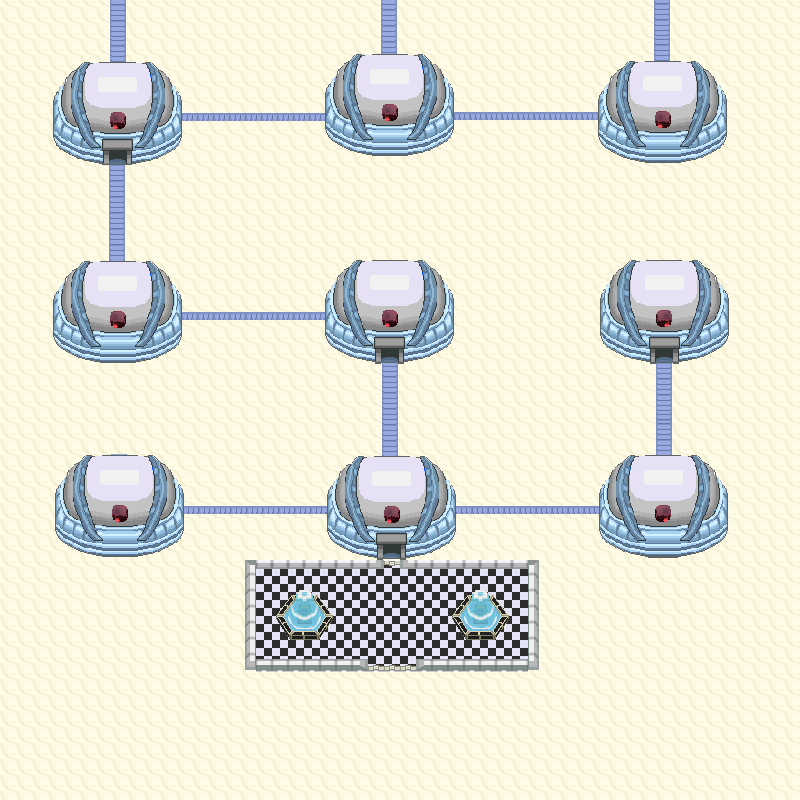

Tiled map render using the project's own tile images. Description and the map definition, with tile-layer contents summarised, below:
An orthogonal 50x50 tile map with 16x16 px tiles, 6 tile layers (Grass, Walkable, Walkable, Collisions, ...), 4 tilesets.

<map version="1.0" orientation="orthogonal" width="50" height="50" tilewidth="16" tileheight="16">
 <properties>
  <property name="dayPokemonChances" value="Cacnea,20;Baltoy,20;Claydol,10;Cacturne,20;Sandshrew,10;Sandslash,20;" />
  <property name="dayPokemonLevels" value="35-35;35-35;65-65;65-65;35-35;65-65;" />
  <property name="fishPokemonChances" value="" />
  <property name="fishPokemonLevels" value="" />
  <property name="isCave" value="false" />
  <property name="nightPokemonChances" value="Cacnea,20;Baltoy,20;Claydol,10;Cacturne,20;Sandshrew,10;Sandslash,20;" />
  <property name="nightPokemonLevels" value="35-35;35-35;65-65;65-65;35-35;65-65;" />
  <property name="pvp" value="yes" />
  <property name="waterPokemonChances" value="" />
  <property name="waterPokemonLevels" value="" />
  <property name="wildProbability" value="4" />
  <property name="xOffsetModifier" value="0" />
  <property name="yOffsetModifier" value="0" />
 </properties>
 <tileset firstgid="1" source="Realgam Tower Set.tsx" />
 <tileset firstgid="8641" source="SinnohInteriorSet1.tsx" />
 <tileset firstgid="11009" source="Sinnoh Land Sea 4.tsx" />
 <tileset firstgid="12881" source="Orre Tileset 2.tsx" />
 <layer name="Grass" width="50" height="50">
  <data>[2500 cells, 2395 non-empty, 1 distinct tile ids]</data>
 </layer>
 <layer name="Walkable" width="50" height="50">
  <data>[2500 cells, 119 non-empty, 4 distinct tile ids]</data>
 </layer>
 <layer name="Walkable" width="50" height="50">
  <data>[2500 cells, 39 non-empty, 35 distinct tile ids]</data>
 </layer>
 <layer name="Collisions" width="50" height="50">
  <data>[2500 cells, 591 non-empty, 552 distinct tile ids]</data>
 </layer>
 <layer name="Collisions" width="50" height="50">
  <data>[2500 cells, 0 non-empty, 0 distinct tile ids]</data>
 </layer>
 <layer name="WalkBehind" width="50" height="50">
  <data>[2500 cells, 90 non-empty, 82 distinct tile ids]</data>
 </layer>
</map>
